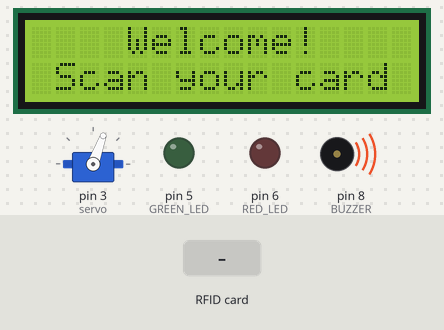
This sketch was run on a simulated Arduino Uno, built with avr-gcc and run on an emulated ATmega328P. On the bench: servo, 16×2 character LCD, output pins drawn as LEDs (lit = HIGH), buzzer (waves = sounding, pin HIGH). The test bench sets the inputs (shaded band). Pins used as bus, display or sensor lines are not drawn; what the sketch prints to the serial monitor is not drawn.

Above: at 1.3 s.
1.4 s: RFID card 66 37 57 B8 held to the reader
At 3.7 s:
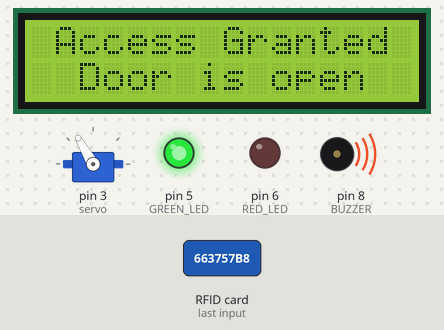
At 14.3 s:
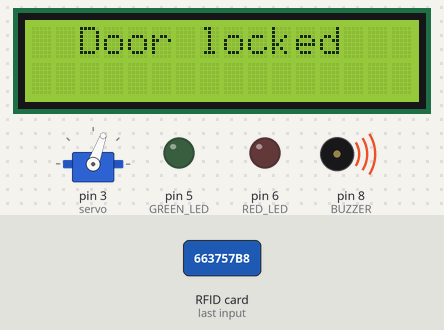
Timing chart, 0 to 15.8 s (numbered marks = the images above; inputs shaded):
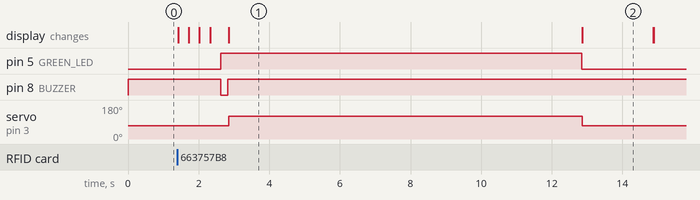

The sketch:

proiect.ino
```cpp
/* Arduino-RFID-Door-Lock */

#include <Servo.h>
#include <LiquidCrystal_I2C.h>
#include <SPI.h>
#include <MFRC522.h>

#define SS_PIN 10
#define RST_PIN 9
#define GREEN_LED 5
#define RED_LED 6
#define BUZZER 8

Servo servo;
LiquidCrystal_I2C lcd(0x27, 16, 2);
MFRC522 rfid(SS_PIN, RST_PIN);

const String UID = "66 37 57 B8";  // UID-ul corect al tag-ului pentru acces

// pozitiile servomotorului (incuietoare inchisa/deschisa)
const int lockedAngle = 70;
const int unlockedAngle = 120;

void setup() {
  Serial.begin(9600);

  pinMode(GREEN_LED, OUTPUT);
  pinMode(RED_LED, OUTPUT);
  pinMode(BUZZER, OUTPUT);

  // stare initiala: LED-uri stinse, buzzer oprit
  digitalWrite(GREEN_LED, LOW);
  digitalWrite(RED_LED, LOW);
  digitalWrite(BUZZER, HIGH);

  // initializare servomotor
  servo.attach(3);
  servo.write(lockedAngle);

  // initializare LCD
  lcd.init();
  lcd.backlight();

  // initializare modul RFID si protocolul SPI
  SPI.begin();
  rfid.PCD_Init();
}

void loop() {
  // mesajul initial de asteptare pentru scanare card
  lcd.setCursor(4, 0);
  lcd.print("Welcome!");
  lcd.setCursor(1, 1);
  lcd.print("Scan your card");

  if (!rfid.PICC_IsNewCardPresent()){
    return;
  }

  if (!rfid.PICC_ReadCardSerial()) {
    Serial.println("Error: Card detected but unable to read data!");
    return;
  }

  // se citeste UID-ul cardului
  lcd.clear();
  lcd.setCursor(0, 0);
  lcd.print("Scanning");
  Serial.print("NUID tag is:");
  String ID = "";
  for (byte i = 0; i < rfid.uid.size; i++) {
    lcd.print(".");
    ID.concat(String(rfid.uid.uidByte[i] < 0x10 ? " 0" : " "));
    ID.concat(String(rfid.uid.uidByte[i], HEX));
    Serial.print(rfid.uid.uidByte[i] < 0x10 ? " 0" : " ");
    Serial.print(rfid.uid.uidByte[i], HEX);
    delay(300);
  }
  Serial.println();
  ID.toUpperCase();

  // logica de acces
  if (ID.substring(1) == UID) { // card corect
    digitalWrite(GREEN_LED, HIGH);

    // un scurt beep de confirmare acces
    digitalWrite(BUZZER, LOW);
    delay(200);
    digitalWrite(BUZZER, HIGH);

    // deschidere incuietoare
    servo.write(unlockedAngle);
    lcd.clear();
    lcd.setCursor(1, 0);
    lcd.print("Access Granted");
    lcd.setCursor(2, 1);
    lcd.print("Door is open");

    delay(10000);  // incuietoarea ramane deschisa 10 secunde pentru a permite accesul

    servo.write(lockedAngle); // inchidere incuietoare dupa ce au trecut cele 10 secunde
    digitalWrite(GREEN_LED, LOW);

    lcd.clear();
    lcd.setCursor(2, 0);
    lcd.print("Door locked");
    delay(2000);
    lcd.clear();
  }
  else { // card gresit
    digitalWrite(RED_LED, HIGH);

    // alarma: 3 beep-uri rapide
    for (int i = 0; i < 3; i++) {
      digitalWrite(BUZZER, LOW);  // alarma suna
      delay(100);
      digitalWrite(BUZZER, HIGH);  // alarma se opreste
      delay(100);
    }

    lcd.clear();
    lcd.setCursor(2, 0);
    lcd.print("Wrong card!");
    delay(1000);

    servo.write(lockedAngle);
    delay(1000);
    digitalWrite(RED_LED, LOW);
    lcd.clear();
  }
}
```

Measured:
- after the input at 1.4 s, pin 5 (GREEN_LED): LOW → HIGH after 1.2 s, → LOW 10.2 s later; pin 8 (BUZZER): HIGH → LOW after 1.2 s, → HIGH 0.20 s later; servo on pin 3 (servo): 70° → 120° after 1.5 s, → 70° 10.0 s later; the display: first changes at once (image 1 shows a later state)
- what the display in image 1 shows lasts 10.0 s, from 2.9 s to 12.9 s
